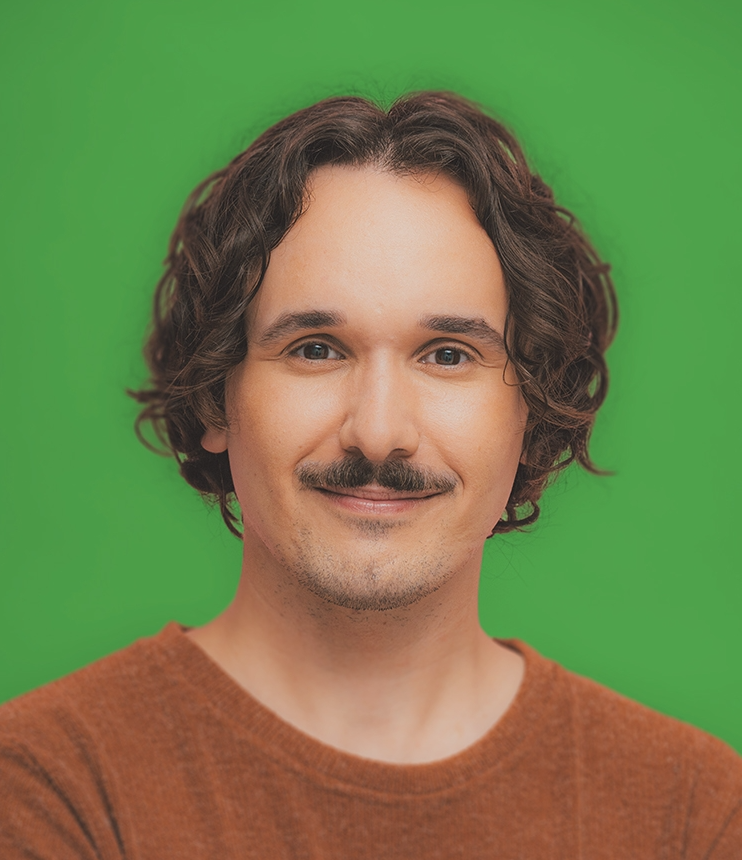
#> input picture img/Gabriel Fortin.png, 742 x 860 px, found by its file name
$ python favicon.py
#> lines starting #> are read from the running program, lines starting #| are printed output that depends on the picture; after the words box and inside, x2 and y2 are one past the last pixel; in counts of white or black regions, pixels touching at a corner belong together
"""Génère les icônes d'onglet du site (photo en cercle) à partir de img/Gabriel Fortin.png.

Usage, depuis la racine du site (nécessite Pillow) :
    python3 scripts/favicon.py

Produit : favicon.ico (16/32/48), favicon-48.png, favicon-192.png (cercle sur fond
transparent) et apple-touch-icon.png (180 px, carré plein : iOS arrondit les coins
lui-même et remplace la transparence par du noir).
favicon-96.png (logo de la barre de navigation, flux RSS) n'est pas touché.
"""
from PIL import Image, ImageDraw

SOURCE = "img/Gabriel Fortin.png"
# Carré centré sur le visage, en pixels de l'image source (742 × 860).
CENTRE_X, CENTRE_Y, COTE = 375, 375, 540

photo = Image.open(SOURCE).convert("RGB")
#> photo is the input picture: PIL image 742x860 RGB; mean R, G, B 114.3, 127.8, 76.9
demi = COTE // 2
carre = photo.crop((CENTRE_X - demi, CENTRE_Y - demi, CENTRE_X + demi, CENTRE_Y + demi))
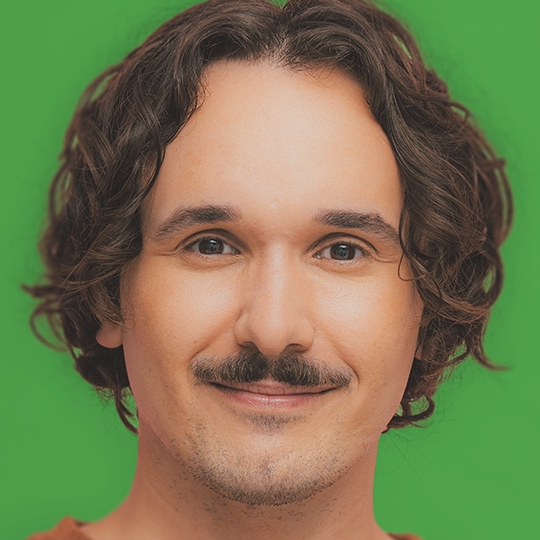
#> carre: PIL image 540x540 RGB; mean R, G, B 119.1, 121.8, 82.1


def cercle(taille):
    """Photo en cercle, bord adouci (masque dessiné 4× plus grand puis réduit)."""
#> called with taille = 48
    grand = taille * 4
    masque = Image.new("L", (grand, grand), 0)
#> masque: PIL image 192x192 L; every value is 0
    ImageDraw.Draw(masque).ellipse((0, 0, grand - 1, grand - 1), fill=255)
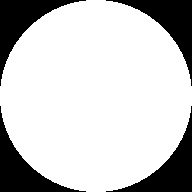
#> masque: PIL image 192x192 L; 78.5% white; 4 black regions, box (x1, y1, x2, y2) and area: (0, 0, 86, 86) 1980, (106, 0, 192, 86) 1980, (0, 106, 86, 192) 1980, (106, 106, 192, 192) 1980
    masque = masque.resize((taille, taille), Image.LANCZOS)
#> masque: PIL image 48x48 L
    image = carre.resize((taille, taille), Image.LANCZOS).convert("RGBA")
    image.putalpha(masque)
    return image


cercle(48).save("favicon-48.png", optimize=True)
cercle(192).save("favicon-192.png", optimize=True)
#> call 2 of cercle, with taille = 192
#> in cercle (call 2), `grand = taille * 4`: grand = 768
#> in cercle (call 2), `masque = Image.new("L", (grand, grand), 0)`: masque: PIL image 768x768 L; every value is 0
#> in cercle (call 2), `ImageDraw.Draw(masque).ellipse((0, 0, grand - 1, grand - 1), fill=255)`:
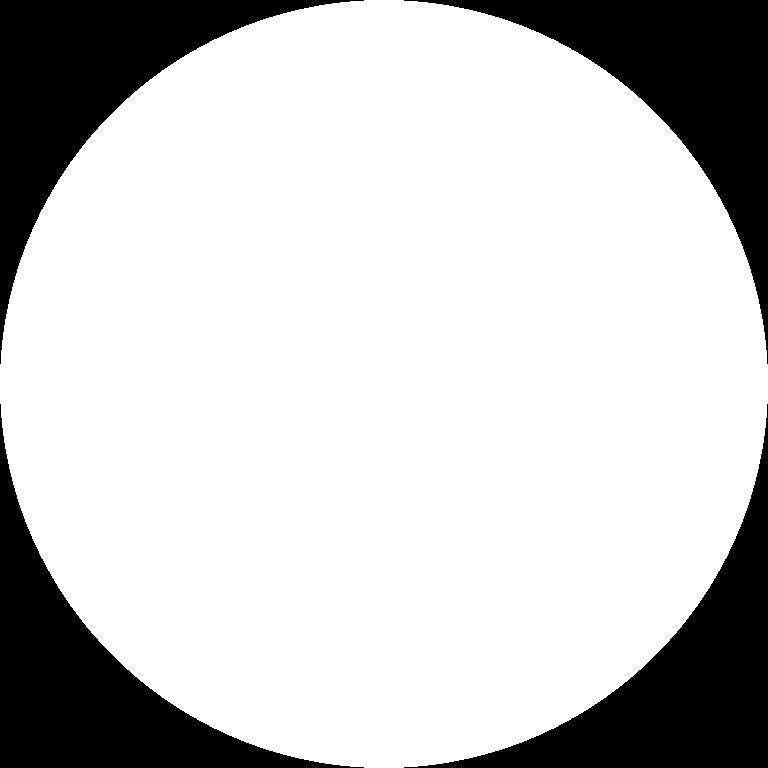
#> masque: PIL image 768x768 L; 78.5% white; 4 black regions, box (x1, y1, x2, y2) and area: (0, 0, 364, 364) 31677, (404, 0, 768, 364) 31677, (0, 404, 364, 768) 31677, (404, 404, 768, 768) 31677
#> in cercle (call 2), `image.putalpha(masque)`:
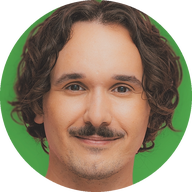
#> image: PIL image 192x192 RGBA; mean R, G, B, A 119.1, 121.8, 82.1, 200.2; transparent parts drawn white
cercle(256).save("favicon.ico", sizes=[(16, 16), (32, 32), (48, 48)])
#> call 3 of cercle, with taille = 256
#> in cercle (call 3), `grand = taille * 4`: grand = 1024
#> in cercle (call 3), `masque = Image.new("L", (grand, grand), 0)`: masque: PIL image 1024x1024 L; every value is 0
#> in cercle (call 3), `ImageDraw.Draw(masque).ellipse((0, 0, grand - 1, grand - 1), fill=255)`:
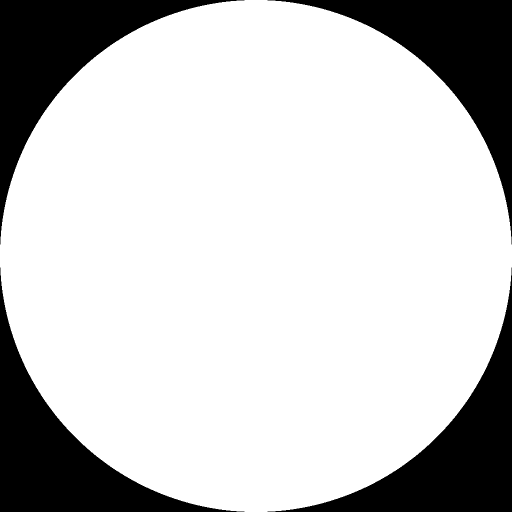
#> masque: PIL image 1024x1024 L (shown at 1/2 size); 78.5% white; 4 black regions, box (x1, y1, x2, y2) and area: (0, 0, 489, 489) 56296, (535, 0, 1024, 489) 56296, (0, 535, 489, 1024) 56296, (535, 535, 1024, 1024) 56296
#> in cercle (call 3), `image.putalpha(masque)`:
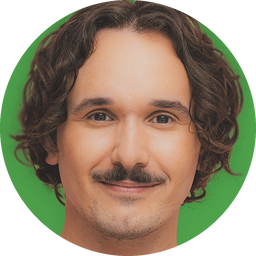
#> image: PIL image 256x256 RGBA; mean R, G, B, A 119.1, 121.8, 82.1, 200.2; transparent parts drawn white
carre.resize((180, 180), Image.LANCZOS).save("apple-touch-icon.png", optimize=True)
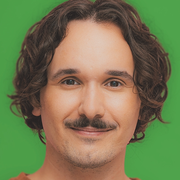
#> saved as apple-touch-icon.png: PIL image 180x180 RGB; mean R, G, B 119.1, 121.8, 82.1
print("Icônes régénérées.")
